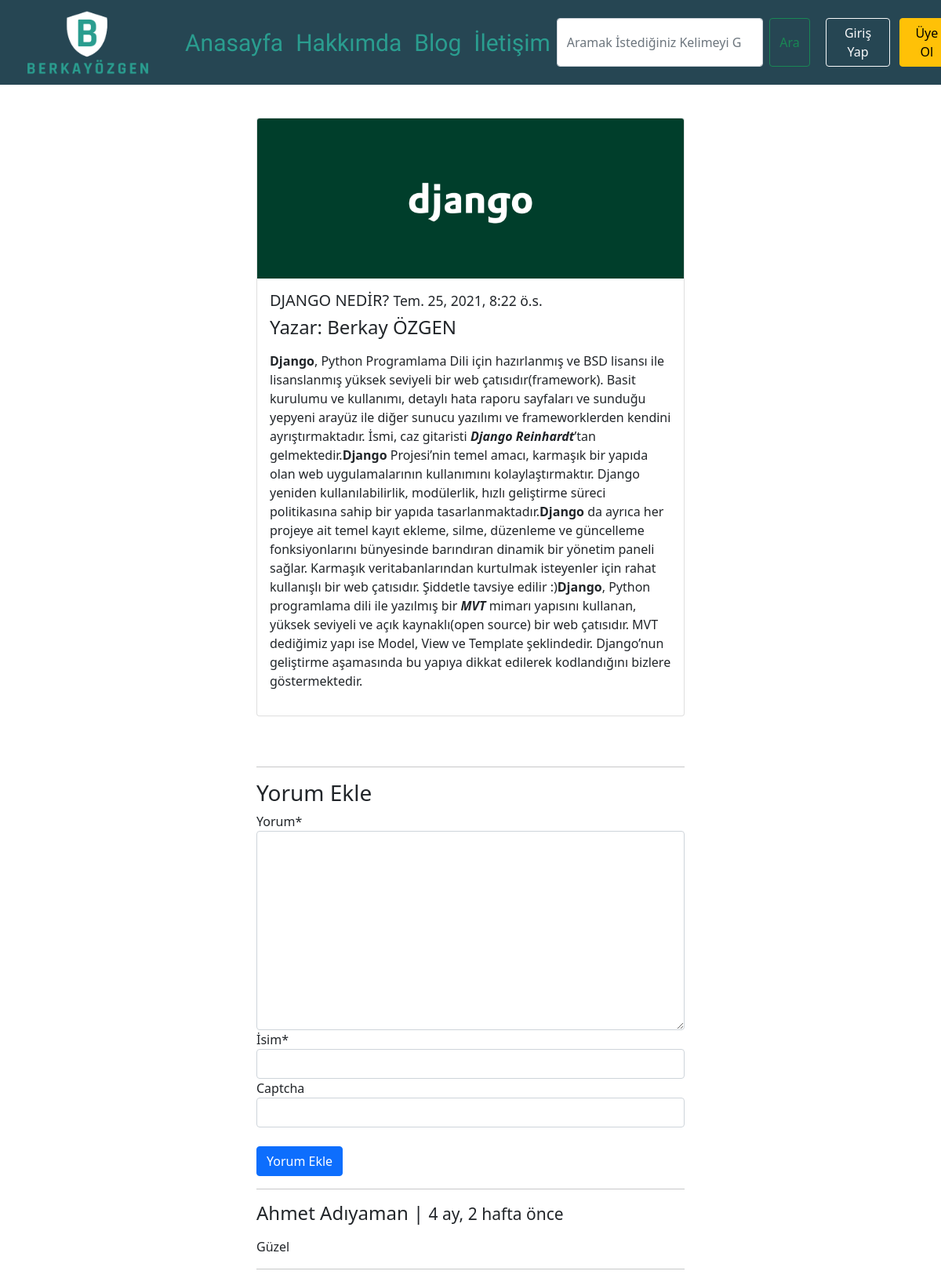
The app's page /post/detail/django-nedir with its own data.
### post/models.py (models this page shows, shortened)
class Post(models.Model):
    user = models.ForeignKey('auth.User', verbose_name='Yazar', related_name='posts', on_delete=models.CASCADE)
    title = models.CharField(max_length=120, verbose_name='Başlık')
    post_content = RichTextField(verbose_name='İçerik')
    publishing_date = models.DateTimeField(verbose_name='Yayımlanma Tarihi',auto_now_add=True)
    image = models.ImageField(null = True, blank = True,verbose_name='Resim')
    slug = models.SlugField(unique=True, editable=False, max_length=130)
    class Meta:
        ordering = ['-publishing_date']

class Comment(models.Model):
    post = models.ForeignKey('post.Post', related_name='comments', on_delete=models.CASCADE)
    name = models.CharField(max_length=200, verbose_name='İsim')
    content = models.TextField(verbose_name='Yorum')
    created_date = models.DateTimeField(auto_now_add=True)

### post/views.py (the view)
# urls.py: path('detail/<slug:slug>', views.post_detail,name='detail'),
def post_detail(request, slug):
    posts = get_object_or_404(Post, slug=slug)
    form = CommentForm(request.POST or None)
    if form.is_valid():
        comment = form.save(commit=False)
        comment.post = posts
        comment.save()
        return HttpResponseRedirect(posts.get_absolute_url())
    context = {
        'posts':posts,
        'form':form,
    }
    return render(request,'post/detail.html', context)

### post/forms.py
class CommentForm(forms.ModelForm):
    captcha = ReCaptchaField()
    class Meta:
        model = Comment
        fields = {
            'content',
            'name',
        }

### templates/post/detail.html (shortened to what this page needs)
{% extends 'base.html' %}
{% block body %}
<div class="container">
    <div class="row">
        <div class="col-md-6 offset-md-3">
            <div class="card">
                {% if posts.image %}
                <img src="{{posts.image.url}}" class="card-img-top" alt=''>
                {%endif%}
                <div class="card-body">
                    <h5 class="card-title">{{posts.title}} <small>{{posts.publishing_date}}</small></h5>
                    <h4>Yazar: {{posts.user.get_full_name}}</h4>
                    <p class="card-text">{{posts.post_content|safe|linebreaks}}</p>
                </div>
            </div>
            <br><br>
            <hr class="featurette-divider">
            <h3>Yorum Ekle</h3>
            {%include 'post/comment.html'%}
            <hr class="featurette-divider">
            {%for comment in posts.comments.all%}
            <h4>{{comment.name}} | <small>{{comment.created_date|timesince}} önce</small></h4>
            <p>{{comment.content|linebreaks}}</p>
            <hr class="featurette-divider">
            {%endfor%}
        </div>
    </div>
</div>
{% endblock %}

### templates/base.html (shortened to what this page needs)
{% load static %}
<!DOCTYPE html>
<html lang="en">
<head>
    <link rel="stylesheet" href="{% static 'css/bootstrap.min.css' %}">
    <link rel="stylesheet" href="{% static 'icon.css' %}">
    <link rel="stylesheet" href="https://cdnjs.cloudflare.com/ajax/libs/font-awesome/4.7.0/css/font-awesome.min.css">
</head>
<body style="padding-top: 150px;">
    {% include 'header.html' %}
    {% block body %}
    {% endblock %}
</body>
</html>

### templates/header.html (shortened to what this page needs)
<nav class="navbar navbar-expand-lg fixed-top navbar-light" style="background-color: #264653;">
  <div class="container-fluid">
    <a class="navbar-brand" href="{% url 'home' %}">
      <img src="/static/img/b.png" alt="" width="200rem" >
    </a>
    <div class="collapse navbar-collapse" id="navbarSupportedContent">
      <ul class="navbar-nav me-auto mb-2 mb-lg-0">
        <li class="nav-item">
          <a class="nav-link active" aria-current="page" href="{% url 'home' %}" style="color: #2a9d8f;font-family: 'Rajdhani', sans-serif;font-size:30px">Anasayfa</a>
        </li>
        <li class="nav-item">
          <a class="nav-link" href="{% url 'aboutme' %}" style="color: #2a9d8f;font-family: 'Rajdhani', sans-serif;font-size:30px">Hakkımda</a>
        </li>
        <li class="nav-item">
          <a class="nav-link" href="{% url 'post:index' %}" style="color: #2a9d8f;font-family: 'Rajdhani', sans-serif;font-size:30px">Blog</a>
        </li>
        <li class="nav-item">
          <a class="nav-link" href="{% url 'contact' %}" style="color: #2a9d8f;font-family: 'Rajdhani', sans-serif;font-size:30px">İletişim</a>
        </li>
      </ul>
      <form class="d-flex">
        <input class="form-control me-2" type="search" placeholder="Aramak İstediğiniz Kelimeyi Girin" aria-label="Search" name="q"value="{{request.GET.q}}" style="width: 300px;">
        <button class="btn btn-outline-success" type="submit">Ara</button>
        {% if not request.user.is_authenticated %}
        <a  href="{% url 'accounts:login' %}" class="btn btn-outline-light me-2" style="margin-left: 20px;">Giriş Yap<a>
        <a  href="{% url 'accounts:register' %}"  class="btn btn-warning" style="margin-left: 4px;">Üye Ol</a>
        {% else %}
        <a  href="{% url 'accounts:logout' %}" class="btn btn-danger" style="margin-left: 10px;">Çıkış Yap</a>
        {% endif %}
      </form>
    </div>
  </div>
</nav>

### templates/post/comment.html (shortened to what this page needs)
{% load crispy_forms_tags %}
<form method="POST">
    {{form|crispy}}
     <br>
    <input type="submit" class="btn btn-primary" value="Yorum Ekle">
</form>

### records on screen
Post: image (picture), title "DJANGO NEDİR?", publishing_date "Tem. 25, 2021, 8:22 ö.s.", user.get_full_name "Berkay ÖZGEN", post_content "Django , Python Programlama Dili için hazırlanmış ve BSD lisansı ile lisanslanmış yüksek seviyeli bir web çatısıdır(framework). Basit kurulumu ve kullanımı, detaylı hata raporu sayfaları ve sunduğu yepyeni arayüz ile diğer sunucu yazılımı ve frameworklerden kendini ayrıştırmaktadır. İsmi, caz gitaristi Django Reinhardt ’tan gelmektedir. Django Projesi’nin temel amacı, karmaşık bir yapıda olan web uygulamalarının kullanımını kolaylaştırmaktır. Django yeniden kullanılabilirlik, modülerlik, hızlı geliştirme süreci politikasına sahip bir yapıda tasarlanmaktadır. Django da ayrıca her projeye ait temel kayıt ekleme, silme, düzenleme ve güncelleme fonksiyonlarını bünyesinde barındıran dinamik bir…"
Comment: name "Ahmet Adıyaman", created_date "4 ay, 2 hafta", content "Güzel"
